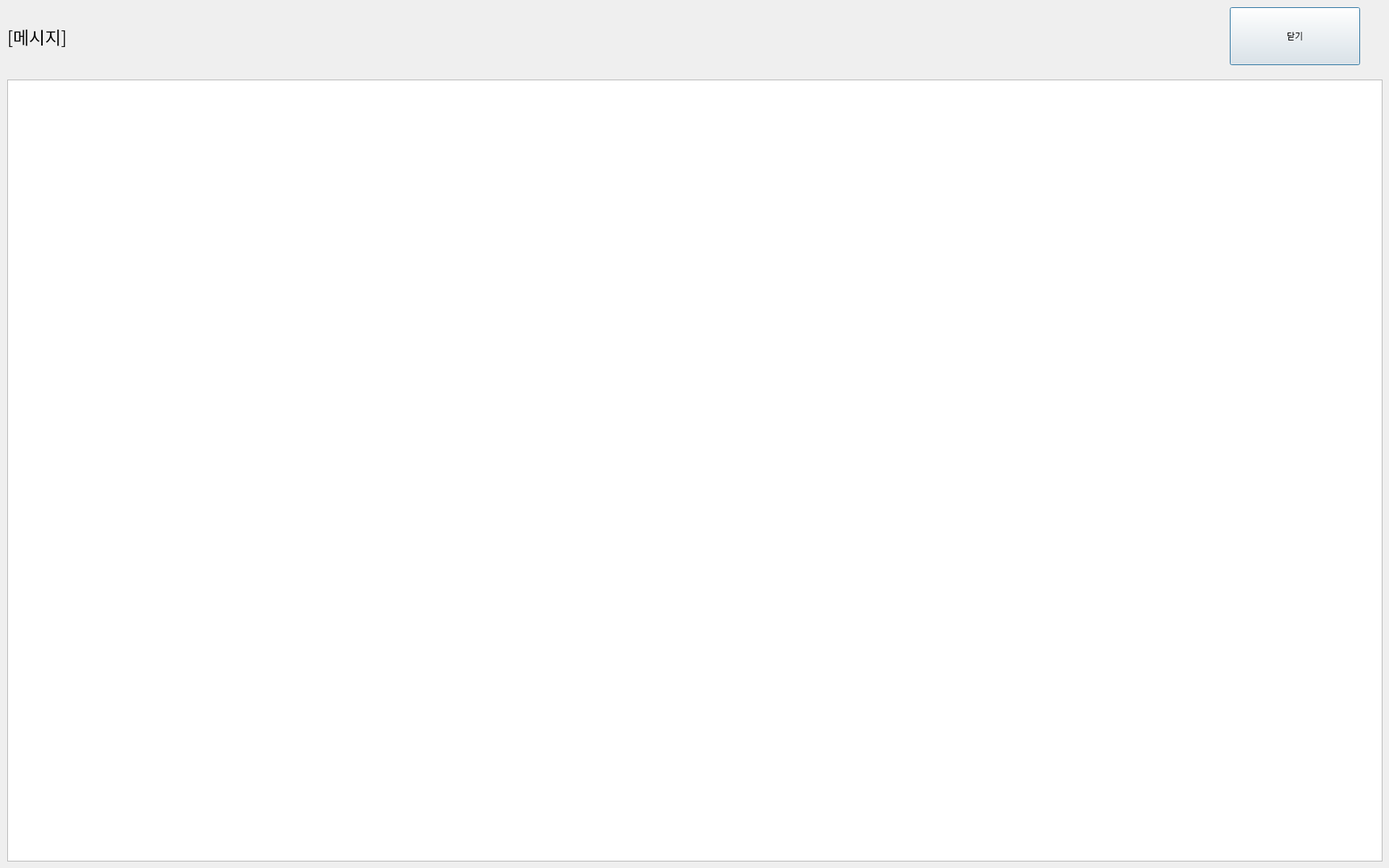
<?xml version="1.0" encoding="UTF-8"?>
<ui version="4.0">
 <class>MsgView</class>
 <widget class="QDialog" name="MsgView">
  <property name="geometry">
   <rect>
    <x>0</x>
    <y>0</y>
    <width>1920</width>
    <height>1200</height>
   </rect>
  </property>
  <property name="windowTitle">
   <string>Dialog</string>
  </property>
  <widget class="QListWidget" name="listWidget">
   <property name="geometry">
    <rect>
     <x>10</x>
     <y>110</y>
     <width>1901</width>
     <height>1081</height>
    </rect>
   </property>
  </widget>
  <widget class="QPushButton" name="close">
   <property name="geometry">
    <rect>
     <x>1700</x>
     <y>10</y>
     <width>180</width>
     <height>80</height>
    </rect>
   </property>
   <property name="text">
    <string>닫기</string>
   </property>
  </widget>
  <widget class="QLabel" name="label">
   <property name="geometry">
    <rect>
     <x>10</x>
     <y>25</y>
     <width>181</width>
     <height>51</height>
    </rect>
   </property>
   <property name="font">
    <font>
     <family>나눔고딕코딩</family>
     <pointsize>18</pointsize>
    </font>
   </property>
   <property name="text">
    <string>[메시지]</string>
   </property>
  </widget>
 </widget>
 <resources/>
 <connections>
  <connection>
   <sender>close</sender>
   <signal>clicked()</signal>
   <receiver>MsgView</receiver>
   <slot>reject()</slot>
   <hints>
    <hint type="sourcelabel">
     <x>949</x>
     <y>19</y>
    </hint>
    <hint type="destinationlabel">
     <x>511</x>
     <y>299</y>
    </hint>
   </hints>
  </connection>
 </connections>
</ui>
